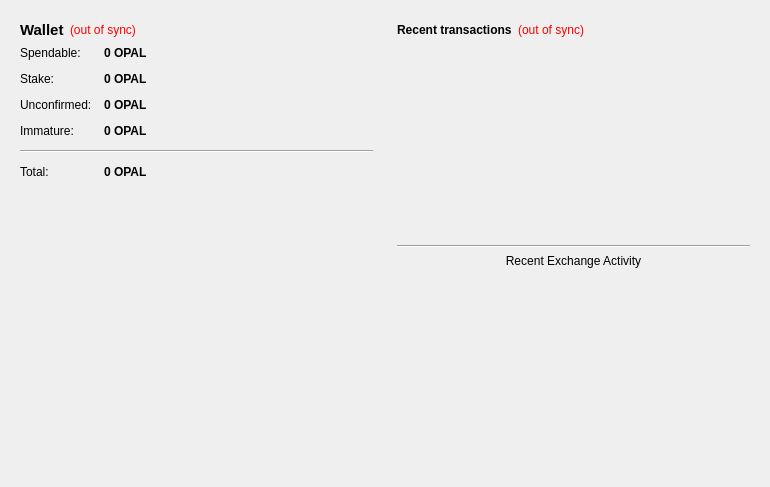
<?xml version="1.0" encoding="UTF-8"?>
<ui version="4.0">
 <class>OverviewPage</class>
 <widget class="QWidget" name="OverviewPage">
  <property name="geometry">
   <rect>
    <x>0</x>
    <y>0</y>
    <width>770</width>
    <height>487</height>
   </rect>
  </property>
  <property name="windowTitle">
   <string>Form</string>
  </property>
  <layout class="QHBoxLayout" name="horizontalLayout" stretch="1,1">
   <item>
    <layout class="QVBoxLayout" name="verticalLayout_2">
     <item>
      <widget class="QFrame" name="frame">
       <property name="frameShape">
        <enum>QFrame::NoFrame</enum>
       </property>
       <property name="frameShadow">
        <enum>QFrame::Raised</enum>
       </property>
       <layout class="QVBoxLayout" name="verticalLayout_4">
        <item>
         <layout class="QHBoxLayout" name="horizontalLayout_4">
          <item>
           <widget class="QLabel" name="label_5">
            <property name="font">
             <font>
              <pointsize>11</pointsize>
              <weight>75</weight>
              <bold>true</bold>
             </font>
            </property>
            <property name="text">
             <string>Wallet</string>
            </property>
           </widget>
          </item>
          <item>
           <widget class="QLabel" name="labelWalletStatus">
            <property name="toolTip">
             <string>The displayed information may be out of date. Your wallet automatically synchronizes with the Kingdomcoin network after a connection is established, but this process has not completed yet.</string>
            </property>
            <property name="styleSheet">
             <string notr="true">QLabel { color: red; }</string>
            </property>
            <property name="text">
             <string notr="true">(out of sync)</string>
            </property>
            <property name="alignment">
             <set>Qt::AlignLeading|Qt::AlignLeft|Qt::AlignVCenter</set>
            </property>
           </widget>
          </item>
          <item>
           <spacer name="horizontalSpacer_2">
            <property name="orientation">
             <enum>Qt::Horizontal</enum>
            </property>
            <property name="sizeHint" stdset="0">
             <size>
              <width>40</width>
              <height>20</height>
             </size>
            </property>
           </spacer>
          </item>
         </layout>
        </item>
        <item>
         <layout class="QFormLayout" name="formLayout_2">
          <property name="fieldGrowthPolicy">
           <enum>QFormLayout::AllNonFixedFieldsGrow</enum>
          </property>
          <property name="horizontalSpacing">
           <number>12</number>
          </property>
          <property name="verticalSpacing">
           <number>12</number>
          </property>
          <item row="0" column="0">
           <widget class="QLabel" name="label">
            <property name="text">
             <string>Spendable:</string>
            </property>
           </widget>
          </item>
          <item row="0" column="1">
           <widget class="QLabel" name="labelBalance">
            <property name="font">
             <font>
              <weight>75</weight>
              <bold>true</bold>
             </font>
            </property>
            <property name="cursor">
             <cursorShape>IBeamCursor</cursorShape>
            </property>
            <property name="toolTip">
             <string>Your current spendable balance</string>
            </property>
            <property name="text">
             <string notr="true">0 OPAL</string>
            </property>
            <property name="textInteractionFlags">
             <set>Qt::LinksAccessibleByMouse|Qt::TextSelectableByKeyboard|Qt::TextSelectableByMouse</set>
            </property>
           </widget>
          </item>
          <item row="1" column="0">
           <widget class="QLabel" name="label_6">
            <property name="text">
             <string>Stake:</string>
            </property>
           </widget>
          </item>
          <item row="1" column="1">
           <widget class="QLabel" name="labelStake">
            <property name="font">
             <font>
              <weight>75</weight>
              <bold>true</bold>
             </font>
            </property>
            <property name="cursor">
             <cursorShape>IBeamCursor</cursorShape>
            </property>
            <property name="toolTip">
             <string>Total of coins that was staked, and do not yet count toward the current balance</string>
            </property>
            <property name="text">
             <string notr="true">0 OPAL</string>
            </property>
            <property name="textInteractionFlags">
             <set>Qt::LinksAccessibleByMouse|Qt::TextSelectableByKeyboard|Qt::TextSelectableByMouse</set>
            </property>
           </widget>
          </item>
          <item row="2" column="0">
           <widget class="QLabel" name="label_3">
            <property name="text">
             <string>Unconfirmed:</string>
            </property>
           </widget>
          </item>
          <item row="2" column="1">
           <widget class="QLabel" name="labelUnconfirmed">
            <property name="font">
             <font>
              <weight>75</weight>
              <bold>true</bold>
             </font>
            </property>
            <property name="cursor">
             <cursorShape>IBeamCursor</cursorShape>
            </property>
            <property name="toolTip">
             <string>Total of transactions that have yet to be confirmed, and do not yet count toward the current balance</string>
            </property>
            <property name="text">
             <string notr="true">0 OPAL</string>
            </property>
            <property name="textInteractionFlags">
             <set>Qt::LinksAccessibleByMouse|Qt::TextSelectableByKeyboard|Qt::TextSelectableByMouse</set>
            </property>
           </widget>
          </item>
          <item row="3" column="0">
           <widget class="QLabel" name="labelImmatureText">
            <property name="text">
             <string>Immature:</string>
            </property>
           </widget>
          </item>
          <item row="3" column="1">
           <widget class="QLabel" name="labelImmature">
            <property name="font">
             <font>
              <weight>75</weight>
              <bold>true</bold>
             </font>
            </property>
            <property name="toolTip">
             <string>Mined balance that has not yet matured</string>
            </property>
            <property name="text">
             <string notr="true">0 OPAL</string>
            </property>
            <property name="textInteractionFlags">
             <set>Qt::LinksAccessibleByMouse|Qt::TextSelectableByKeyboard|Qt::TextSelectableByMouse</set>
            </property>
           </widget>
          </item>
          <item row="4" column="0" colspan="2">
           <widget class="Line" name="line">
            <property name="minimumSize">
             <size>
              <width>0</width>
              <height>3</height>
             </size>
            </property>
            <property name="orientation">
             <enum>Qt::Horizontal</enum>
            </property>
           </widget>
          </item>
          <item row="5" column="0">
           <widget class="QLabel" name="labelTotalText">
            <property name="text">
             <string>Total:</string>
            </property>
           </widget>
          </item>
          <item row="5" column="1">
           <widget class="QLabel" name="labelTotal">
            <property name="font">
             <font>
              <weight>75</weight>
              <bold>true</bold>
             </font>
            </property>
            <property name="cursor">
             <cursorShape>IBeamCursor</cursorShape>
            </property>
            <property name="toolTip">
             <string>Your current total balance</string>
            </property>
            <property name="text">
             <string notr="true">0 OPAL</string>
            </property>
            <property name="textInteractionFlags">
             <set>Qt::LinksAccessibleByMouse|Qt::TextSelectableByKeyboard|Qt::TextSelectableByMouse</set>
            </property>
           </widget>
          </item>
         </layout>
        </item>
       </layout>
      </widget>
     </item>
     <item>
      <spacer name="verticalSpacer">
       <property name="orientation">
        <enum>Qt::Vertical</enum>
       </property>
       <property name="sizeHint" stdset="0">
        <size>
         <width>20</width>
         <height>40</height>
        </size>
       </property>
      </spacer>
     </item>
     <item>
      <widget class="QLabel" name="label_2">
       <property name="autoFillBackground">
        <bool>true</bool>
       </property>
       <property name="text">
        <string/>
       </property>
       <property name="pixmap">
        <pixmap resource="../bitcoin.qrc">:/icons/coinbg</pixmap>
       </property>
       <property name="scaledContents">
        <bool>false</bool>
       </property>
       <property name="margin">
        <number>0</number>
       </property>
      </widget>
     </item>
    </layout>
   </item>
   <item>
    <layout class="QVBoxLayout" name="verticalLayout_3">
     <item>
      <widget class="QFrame" name="frame_2">
       <property name="frameShape">
        <enum>QFrame::NoFrame</enum>
       </property>
       <property name="frameShadow">
        <enum>QFrame::Plain</enum>
       </property>
       <property name="lineWidth">
        <number>0</number>
       </property>
       <layout class="QVBoxLayout" name="verticalLayout">
        <item>
         <layout class="QHBoxLayout" name="horizontalLayout_2">
          <item>
           <widget class="QLabel" name="label_4">
            <property name="text">
             <string>&lt;b&gt;Recent transactions&lt;/b&gt;</string>
            </property>
           </widget>
          </item>
          <item>
           <widget class="QLabel" name="labelTransactionsStatus">
            <property name="toolTip">
             <string>The displayed information may be out of date. Your wallet automatically synchronizes with the Kingdomcoin network after a connection is established, but this process has not completed yet.</string>
            </property>
            <property name="styleSheet">
             <string notr="true">QLabel { color: red; }</string>
            </property>
            <property name="text">
             <string notr="true">(out of sync)</string>
            </property>
            <property name="alignment">
             <set>Qt::AlignRight|Qt::AlignTrailing|Qt::AlignVCenter</set>
            </property>
           </widget>
          </item>
          <item>
           <spacer name="horizontalSpacer">
            <property name="orientation">
             <enum>Qt::Horizontal</enum>
            </property>
            <property name="sizeHint" stdset="0">
             <size>
              <width>40</width>
              <height>20</height>
             </size>
            </property>
           </spacer>
          </item>
         </layout>
        </item>
        <item>
         <widget class="QListView" name="listTransactions">
          <property name="sizePolicy">
           <sizepolicy hsizetype="Expanding" vsizetype="Expanding">
            <horstretch>0</horstretch>
            <verstretch>0</verstretch>
           </sizepolicy>
          </property>
          <property name="maximumSize">
           <size>
            <width>16777215</width>
            <height>16777215</height>
           </size>
          </property>
          <property name="styleSheet">
           <string notr="true">QListView { background: transparent; }</string>
          </property>
          <property name="frameShape">
           <enum>QFrame::NoFrame</enum>
          </property>
          <property name="verticalScrollBarPolicy">
           <enum>Qt::ScrollBarAlwaysOff</enum>
          </property>
          <property name="horizontalScrollBarPolicy">
           <enum>Qt::ScrollBarAlwaysOff</enum>
          </property>
          <property name="selectionMode">
           <enum>QAbstractItemView::NoSelection</enum>
          </property>
         </widget>
        </item>
        <item>
         <widget class="Line" name="line_2">
          <property name="orientation">
           <enum>Qt::Horizontal</enum>
          </property>
         </widget>
        </item>
        <item>
         <widget class="QLabel" name="label_7">
          <property name="text">
           <string>Recent Exchange Activity</string>
          </property>
          <property name="alignment">
           <set>Qt::AlignCenter</set>
          </property>
         </widget>
        </item>
        <item>
         <widget class="QListView" name="listExchange">
          <property name="sizePolicy">
           <sizepolicy hsizetype="Expanding" vsizetype="Expanding">
            <horstretch>0</horstretch>
            <verstretch>0</verstretch>
           </sizepolicy>
          </property>
          <property name="maximumSize">
           <size>
            <width>16777215</width>
            <height>200</height>
           </size>
          </property>
          <property name="styleSheet">
           <string notr="true">QListView { background: transparent; }</string>
          </property>
          <property name="frameShape">
           <enum>QFrame::NoFrame</enum>
          </property>
          <property name="verticalScrollBarPolicy">
           <enum>Qt::ScrollBarAlwaysOff</enum>
          </property>
          <property name="horizontalScrollBarPolicy">
           <enum>Qt::ScrollBarAlwaysOff</enum>
          </property>
          <property name="selectionMode">
           <enum>QAbstractItemView::NoSelection</enum>
          </property>
         </widget>
        </item>
       </layout>
      </widget>
     </item>
    </layout>
   </item>
  </layout>
 </widget>
 <resources>
  <include location="../bitcoin.qrc"/>
 </resources>
 <connections/>
</ui>
